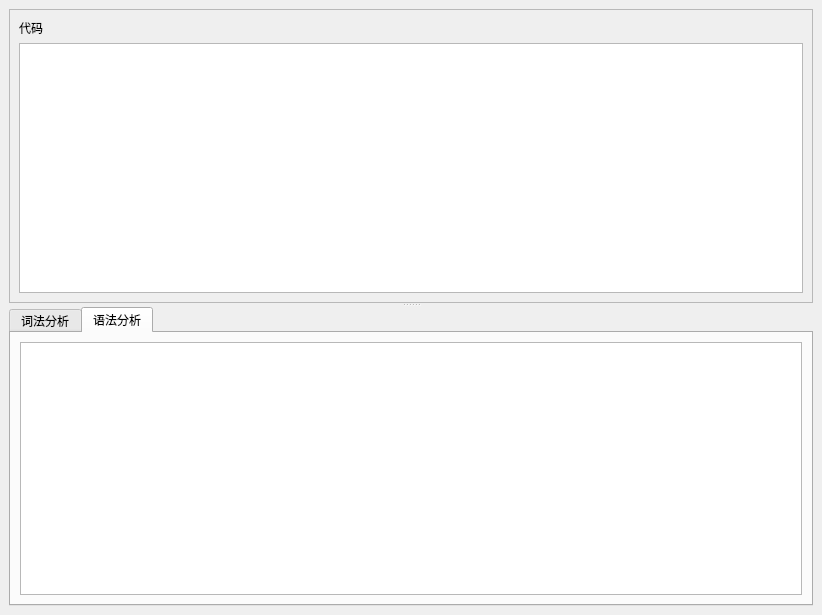
<?xml version="1.0" encoding="UTF-8"?>
<ui version="4.0">
 <class>MainWindow</class>
 <widget class="QMainWindow" name="MainWindow">
  <property name="geometry">
   <rect>
    <x>0</x>
    <y>0</y>
    <width>822</width>
    <height>615</height>
   </rect>
  </property>
  <property name="windowTitle">
   <string>MainWindow</string>
  </property>
  <widget class="QWidget" name="centralwidget">
   <layout class="QGridLayout" name="gridLayout">
    <item row="0" column="0">
     <widget class="QSplitter" name="splitter">
      <property name="orientation">
       <enum>Qt::Vertical</enum>
      </property>
      <widget class="QFrame" name="frame">
       <property name="frameShape">
        <enum>QFrame::StyledPanel</enum>
       </property>
       <property name="frameShadow">
        <enum>QFrame::Raised</enum>
       </property>
       <layout class="QVBoxLayout" name="verticalLayout">
        <item>
         <widget class="QLabel" name="codeLabel">
          <property name="text">
           <string>代码</string>
          </property>
         </widget>
        </item>
        <item>
         <widget class="QTextEdit" name="codeTextEdit"/>
        </item>
       </layout>
      </widget>
      <widget class="QTabWidget" name="tabWidget">
       <property name="currentIndex">
        <number>1</number>
       </property>
       <widget class="QWidget" name="scannerTab">
        <attribute name="title">
         <string>词法分析</string>
        </attribute>
        <layout class="QGridLayout" name="gridLayout_2">
         <item row="0" column="0">
          <widget class="QTableWidget" name="scannerTableWidget">
           <column>
            <property name="text">
             <string>TokenType(number)</string>
            </property>
           </column>
           <column>
            <property name="text">
             <string>TokenType(string)</string>
            </property>
           </column>
           <column>
            <property name="text">
             <string>TokenValue</string>
            </property>
           </column>
           <column>
            <property name="text">
             <string>TokenLine</string>
            </property>
           </column>
          </widget>
         </item>
        </layout>
       </widget>
       <widget class="QWidget" name="parserTab">
        <attribute name="title">
         <string>语法分析</string>
        </attribute>
        <layout class="QGridLayout" name="gridLayout_3">
         <item row="0" column="0">
          <widget class="QTextEdit" name="parserTextEdit"/>
         </item>
        </layout>
       </widget>
      </widget>
     </widget>
    </item>
   </layout>
  </widget>
 </widget>
 <resources/>
 <connections/>
</ui>
